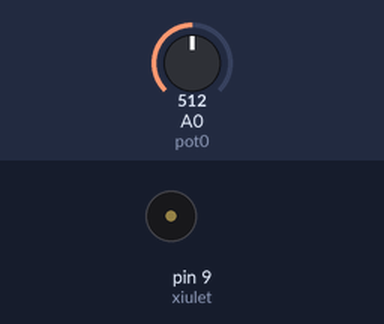
A sketch run on a simulated Arduino Uno, built with avr-gcc and run on an emulated ATmega328P. On the bench: buzzer (waves = sounding). Inputs (shaded band) come from the test bench; at power-on: A0 (pot0) = 512.

Above: at 1.8 s.
1.9 s: A0 (pot0) set to 306
At 2.2 s:
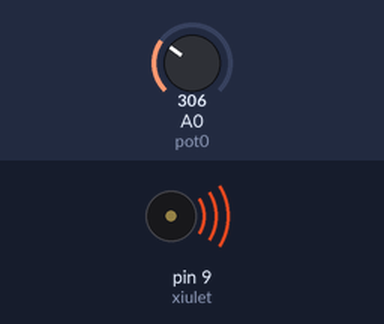
5.4 s: A0 (pot0) set to 122
At 5.56 s:
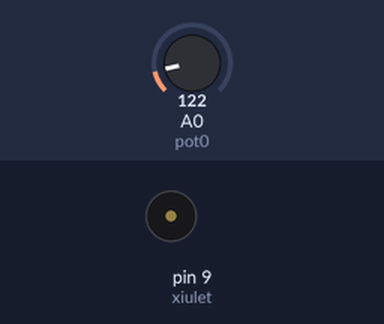
Timing chart, 0 to 14.9 s (numbered marks = the images above; inputs shaded):
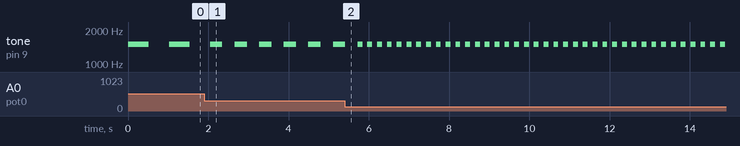

Measured:
- after the input at 1.9 s, tone on pin 9 (xiulet): alternates 1500 Hz for 0.31 s and silent for 0.31 s, starting after 0.45 s
- by itself, tone on pin 9 (xiulet): alternates 1500 Hz for 0.51 s and silent for 0.51 s

The sketch:

R4-P1.ino
```cpp
/*******************************************************************************
**                                                                            **
**                           TITOL: R4 Sirena - P1                            **
**                                                                            **
**                                                                            **
**  NOM: CARLOS RODRIGUEZ                                   DATA: 22/03/2017  **
*******************************************************************************/
//**********************************INCLUDE*************************************

//*********************************VARIABLES************************************
const int xiulet = 9;
const int pot0 = A0;
int valPot0;
//***********************************SETUP**************************************
void setup()
{
  pinMode(xiulet, OUTPUT);
}
//************************************LOOP**************************************
void loop()
{
  valPot0 = analogRead(pot0);

  tone(xiulet, 1500, valPot0);
  delay(2*valPot0);
}
//**********************************FUNCIONS************************************
```
